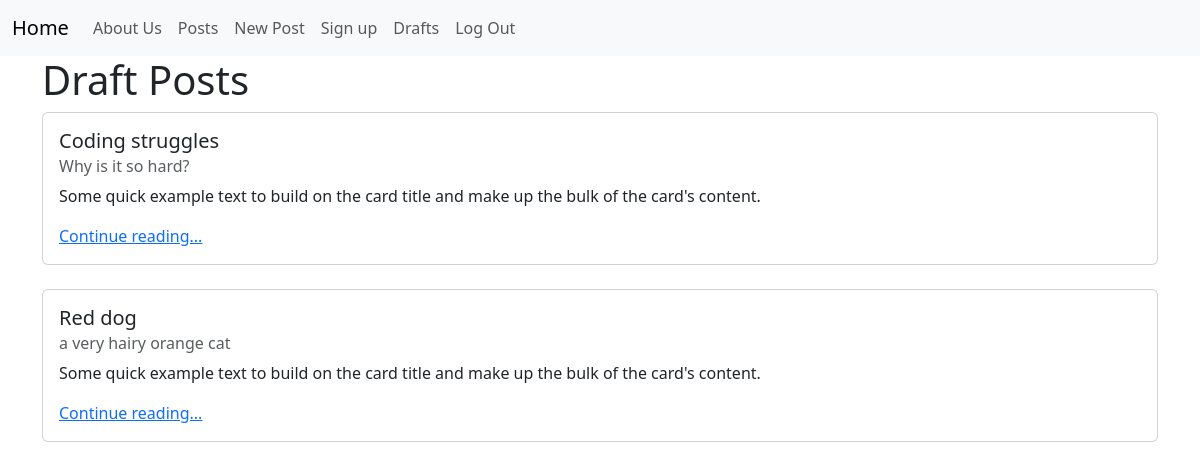
The app's page /posts/drafts/ (signed in) with its own data.
### posts/models.py (models this page shows, shortened)
class Status(models.Model):
    name = models.CharField(max_length=128)
    description = models.CharField(max_length=256)

class Post(models.Model):
    title = models.CharField(max_length=128)
    subtitle = models.CharField(max_length=256)
    body = models.TextField()
    author = models.ForeignKey(
        get_user_model(),
        on_delete=models.CASCADE
    )
    status = models.ForeignKey(
        Status,
        on_delete=models.CASCADE
    )
    created_on = models.DateTimeField(auto_now_add=True)

### posts/views.py (the view)
# urls.py: path("drafts/", views.DraftPostListView.as_view(), name="drafts"),
class DraftPostListView(LoginRequiredMixin, ListView):
    template_name = "posts/list.html"
    model = Post
    def get_context_data(self, **kwargs):
        context = super().get_context_data(**kwargs)
        draft_status = Status.objects.get(name="draft")
        context["post_list"] = (
            Post.objects
            .filter(status=draft_status)
            .filter(author=self.request.user)
            .order_by("created_on").reverse()
        )
        context ["title"] = "Draft"
        return context

### templates/posts/list.html (shortened to what this page needs)
{% extends 'base.html' %}
{% block content %}
<h1>{{ title }} Posts</h1>
{% for post in post_list %}
<div class="card">
    <div class="card-body">
      <h5 class="card-title">{{ post.title }}</h5>
      <h6 class="card-subtitle mb-2 text-body-secondary">{{ post.subtitle }}</h6>
      <p class="card-text">Some quick example text to build on the card title and make up the bulk of the card's content.</p>
      <a href="{% url 'detail' post.id %}" class="card-link">Continue reading...</a>
    </div>
  </div>
  <br />
  {% endfor %}
  {% endblock content %}

### records on screen
Status: name "Draft"
Post: title "Coding struggles", subtitle "Why is it so hard?"
Post: title "Red dog", subtitle "a very hairy orange cat"
